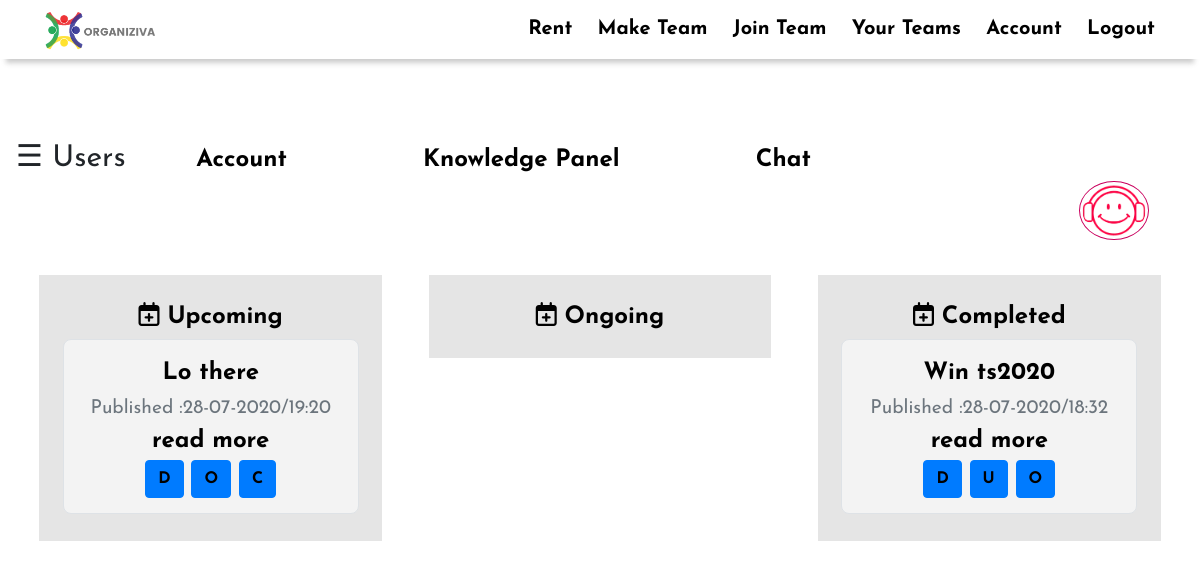
Page /c958cd92c34a6f77dpsrohini/team (signed in) on the committed database.
### Tool/models.py (models this page shows, shortened)
class Events(db.Model):
    __tablename__ = 'events'
    id = db.Column(db.Integer, primary_key = True)
    teamid = db.Column(db.Integer, db.ForeignKey('teams.randomid'))
    date = db.Column(db.DateTime,nullable = False,default=datetime.now)
    title = db.Column(db.String)
    event = db.Column(db.String)
    type = db.Column(db.String)

### app.py (the view)
@app.route('/<team_id>/team', methods = ['GET' , 'POST'])
@login_required
def team(team_id):
    team = Team.query.filter_by(randomid = team_id).first()
    if current_user in team.workers:
        team_upcoming = Events.query.filter_by(type = 'upcoming', teamid = team_id).order_by(Events.date.asc())
        team_ongoing = Events.query.filter_by(type = 'ongoing', teamid = team_id).order_by(Events.date.asc())
        team_completed = Events.query.filter_by(type = 'completed', teamid = team_id).order_by(Events.date.asc())
        team_owner = team.ownerid
    else:
        abort(403)
    return render_template('team.htm',team = team ,team_owner = team_owner, team_upcoming = team_upcoming, team_ongoing = team_ongoing , team_completed = team_completed , team_id = team_id)

### Tool/models.py (called while the page is built)
@login_manager.user_loader
def load_user(user_id):
    return User.query.get(user_id)

### Tool/templates/team.htm (shortened to what this page needs)
{%extends 'base.htm'%}
{%block content%}
<div id="main">
  <br><br><br><br><br>
<span style="font-size:30px;cursor:pointer" onclick="openNav()">&#9776; Users</span>
{%if team_owner == current_user.id%}
  <a style=" padding: 0.61% ;border-radius: 7%;" class="addition" href="{{url_for('team_account' , team_id = team_id)}}">Account</a>
{%endif%}
<a style=" padding: 0.61% ;border-radius: 7%;" class="addition" href="{{url_for('all_knowledge' , team_id = team_id)}}">Knowledge Panel</a>
<a style=" padding: 0.61% ;border-radius: 7%;" class="addition" href="{{url_for('sessions' , teamid = team_id)}}">Chat</a>
<div class="portfolio">
  <div class="portfolio-item">
      <a href="#lightbox" title="Relaxing Music" class="button"><img style="float: right; margin-bottom: 3% ;padding: 0.2%; margin-right: 3%; border-radius: 50%; border: 1px solid rgb(201, 0, 94);" src="{{url_for('static', filename="head.png")}}" alt="Music to deal with fatigue"  width="70px"></a>
  </div>
</div>
<div class="lists">
  <div class="list">
    {%if team_owner == current_user.id%}
      <a title="Add Event" align = "center" href="{{url_for('make_upcoming' , team_id = team_id , type = 'upcoming')}}">
        <i class="fa fa-calendar-plus-o" style="font-size:24px"></i>
        Upcoming</a>
    {%else%}
    <center>Upcoming</center>
    {%endif%}
    {%if team_upcoming%}
      {%for event in team_upcoming%}
      <div class = "list-item center jumbotron border">
        {{event.title}}
                <small id="emailHelp" class="form-text text-muted">Published :{{event.date.strftime('%d-%m-%Y/%H:%M')}}</small>
        <a href="{{url_for('event' ,team_id = team_id, event_id = event.id) }}">read more</a>
        <br>
        {%if current_user.id == team.ownerid%}
          <a style="font-weight: 800;" class="btn btn-primary" title = "Delete" href="{{url_for('delete_event' , team_id = team_id , event_id = event.id)}}">D</a>
        {%endif%}
        <a style="font-weight: 800;" class="btn btn-primary" title = "Change to Ongoing" href="{{url_for('change_event' , team_id = team_id , event_id = event.id , type = 'o')}}">O</a>
        <a style="font-weight: 800;" class="btn btn-primary" title = "Change to Completed" href="{{url_for('change_event' , team_id = team_id , event_id = event.id , type = 'c')}}">C</a>
        <br>
      </div>
      {%endfor%}
    {%endif%}
  </div>
  <div class="list">
    {%if team_owner == current_user.id%}
      <a title="Add Event" align = "center" href="{{url_for('make_upcoming' , team_id = team_id ,type = 'ongoing')}}">
        <i class="fa fa-calendar-plus-o" style="font-size:24px"></i>
        Ongoing</a>
    {%else%}
    <center>Ongoing</center>
    {%endif%}
  </div>
  <div class="list">
    {%if team_owner == current_user.id%}
      <a title="Add Event" align = "center" href="{{url_for('make_upcoming' , team_id = team_id , type = 'completed')}}">
        <i class="fa fa-calendar-plus-o" style="font-size:24px"></i>
        Completed</a>
    {%else%}
    <center>Completed</center>
    {%endif%}
    {%if team_completed%}
      {%for event in team_completed%}
      <div class = "list-item jumbotron border">
        {{event.title}}
        <small id="emailHelp" class="form-text text-muted">Published :{{event.date.strftime('%d-%m-%Y/%H:%M')}}</small>
        <a href="{{url_for('event' ,team_id = team_id, event_id = event.id)}}">read more</a>
        <br>
        {%if current_user.id == team.ownerid%}
          <a style="font-weight: 800;" class="btn btn-primary" title = "Delete" href="{{url_for('delete_event' , team_id = team_id , event_id = event.id)}}">D</a>
        {%endif%}
        <a style="font-weight: 800;" class="btn btn-primary" title = "Change to Upcoming" href="{{url_for('change_event' , team_id = team_id , event_id = event.id , type = 'u')}}">U</a>
        <a style="font-weight: 800;" class="btn btn-primary" title = "Change to Ongoing" href="{{url_for('change_event' , team_id = team_id , event_id = event.id , type = 'o')}}">O</a>
      </div>
      {%endfor%}
    {%endif%}
  </div>
</div>
</div>
{%endblock%}

### Tool/static/remote.css (style rules this page uses)
html { scroll-behavior: smooth; }
body { font-family: 'Josefin Sans', sans-serif !important; }
a { text-decoration: none !important; color: black !important; }
.addition { font-family: 'Josefin Sans', sans-serif; font-size: 150%; font-weight: 900; margin: 5%; margin-top: 15% !important; }
* { margin: 0; padding: 0; box-sizing: border-box; }
.lists { font-family: 'Josefin Sans', sans-serif; color: black; font-size: x-large; font-weight: 700; display: flex; flex: 1; width: 100%; }
.lists .list { display: flex; flex-flow: column; flex: 1; width: 100%; max-height: fit-content; height: 100%; background-color: rgba(0, 0, 0, 0.1); margin: 0 2%; padding: 2%; transition: all 0.2s linear; }
.lists .list .list-item { background-color: #F3F3F3; border-radius: 8px; padding: 15px 20px; text-align: center; margin: 4px 0px; }
* { box-sizing: border-box; }

### Tool/templates/team.htm (style rules this page uses)
body { font-family: "Lato", sans-serif; transition: background-color .5s; }
#main { transition: margin-left .5s; padding: 16px; }

### rows in the picture
Events: title "Lo there", date "28-07-2020/19:20"
Events: title "Win ts2020", date "28-07-2020/18:32"
